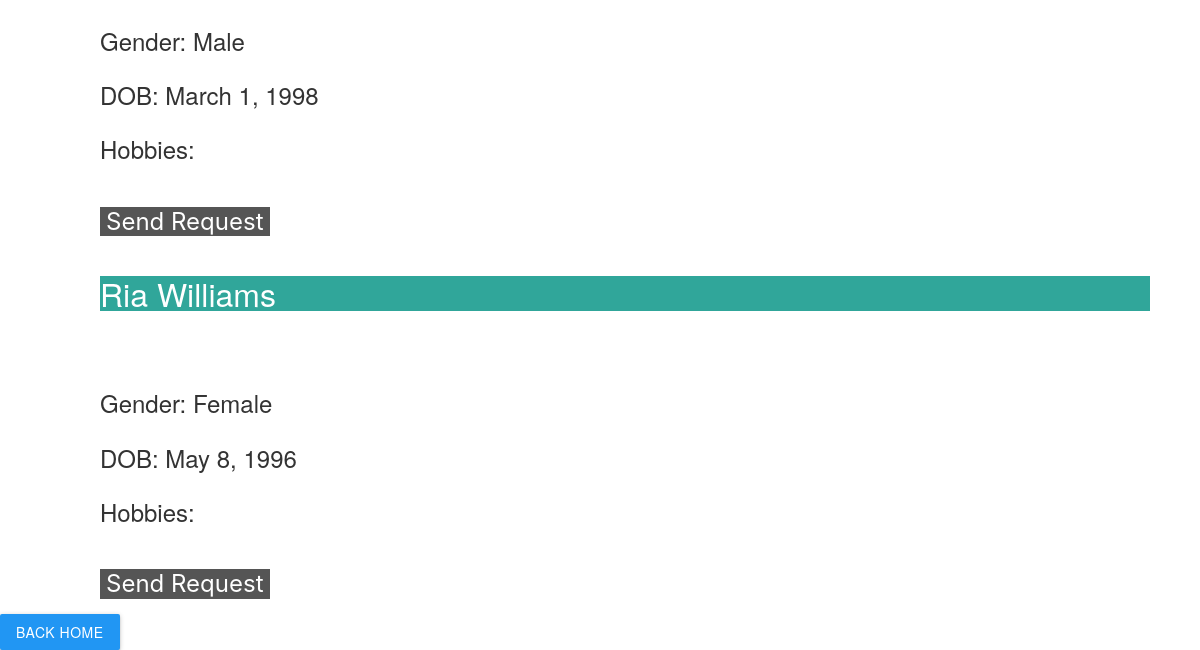
The app's page /all-users (signed in, lower part), older data.
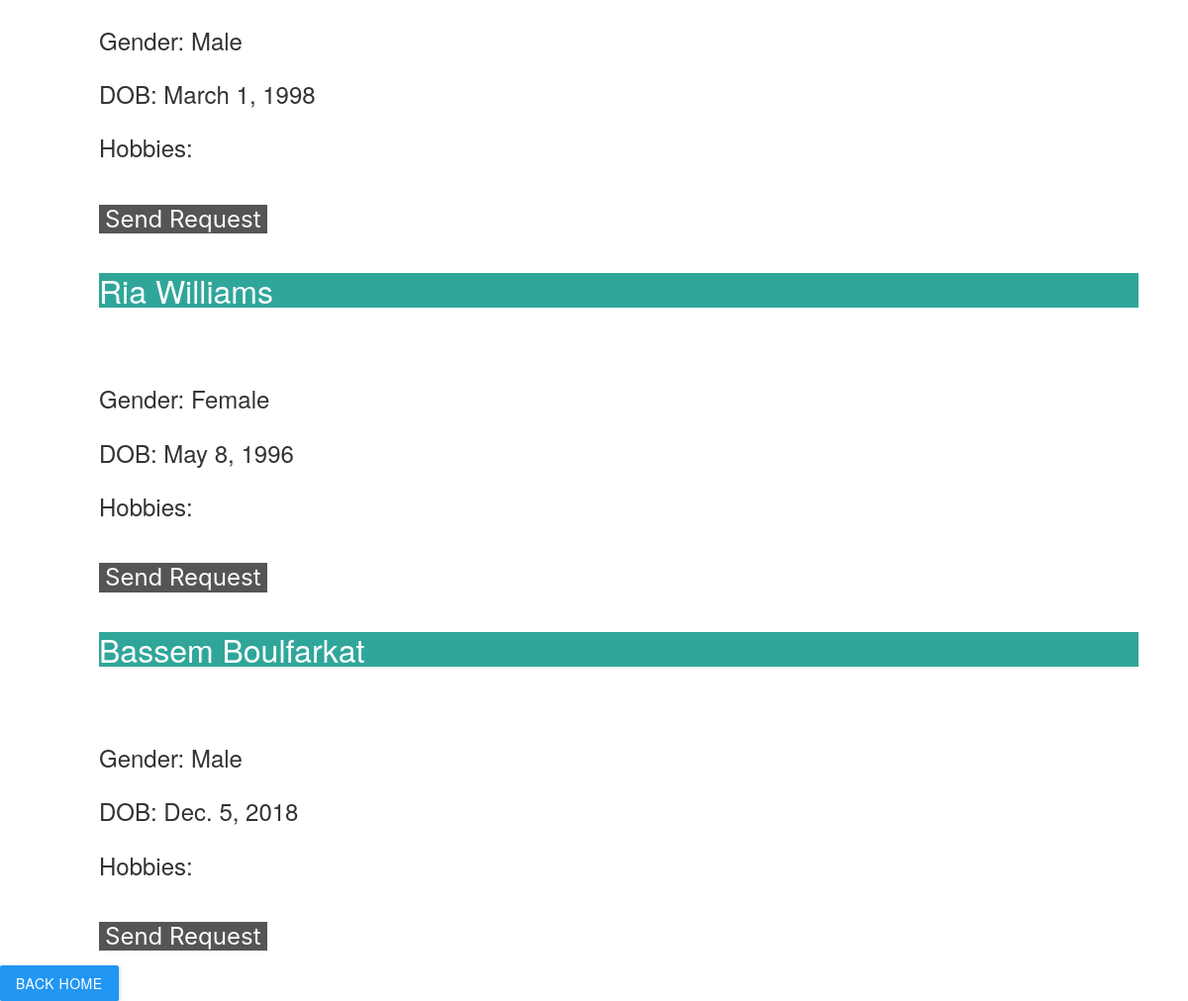
The same page, newer data.
### mainapp/models.py (models this page shows, shortened)
class User(AbstractBaseUser, PermissionsMixin):
    GENDERS = (
        ("Male", "Male"),
        ("Female", "Female"),
        ("Other", "Other")
    )
    username = models.CharField('username', unique=True, max_length=30)
    first_name = models.CharField('first name', max_length=30, blank=True)
    last_name = models.CharField('last name', max_length=30, blank=True)
    email = models.EmailField('email address', unique=True, blank=True)
    is_active = models.BooleanField('active', default=True)
    is_staff = models.BooleanField('staff', default=False)
    dp = models.ImageField(upload_to='display_pictures/', null=True, blank=True)
    dob = models.DateField('Date of Birth', blank=True, null=True)
    gender = models.CharField('Gender', max_length=30, choices=GENDERS, null=True)
    hobbies = models.ManyToManyField(Hobby, blank=True, related_name="users")
    friends = models.ManyToManyField("self")
    objects = UserManager()
    USERNAME_FIELD = 'username'  # Necessary for IDing necessary Field
    REQUIRED_FIELDS = ['first_name', 'last_name']  # List of field names that will be prompted when creating superuser.
    class Meta:
        verbose_name = 'user'
        verbose_name_plural = 'users'
    def get_full_name(self):
        full_name = '%s %s' % (self.first_name, self.last_name)
        return full_name.strip()

### mainapp/views.py (the view)
# urls.py: path('all-users', main_v.see_all, name='see-all'),
@login_required(login_url='login')
def see_all(request):
    user: User = request.user  # using type-hinting to force PyCharm to give template variable hints.
    return render(request, 'mainapp/all_user_view.html',
                  context={'user': user, 'users': User.objects.all(), 'title': "All users"})

### templates/mainapp/all_user_view.html (shortened to what this page needs)
{% extends 'base.html' %}
{% load static %}
{% block css_section %}
    <link rel="stylesheet" href="static/css/allusers.css">
{% endblock %}
{% block main_content_section %}
    <div id="all_users">
        {% for u in users %}
            {% if u.username != user.username %}
                <div>
                    <h2>{{ u.get_full_name }}</h2>
                    <p>Gender: {{ u.gender }}</p>
                    <p>DOB: {{ u.dob }}</p>
                    <p>Hobbies: </p>
                {% if u not in user.friends.all %}
                    <button type="button" id="Send_req_{{ u.id }}" onclick="send_request({{ u.id }})">Send Request</button>
                    {% else %}
                    <p>Already a friend!</p>
                {% endif %}
                </div>
            {% endif %}
        {% endfor %}
        <a class="btn waves-effect waves-light blue edit-btn" type="button" id="home" href="{% url 'home' %}">Back Home</a>
    </div>
{% endblock %}

### templates/base.html (shortened to what this page needs)
{% load static %}
<!DOCTYPE html>
<html lang="en">
<head>
    {% block bootstrapping %}
        <link rel="stylesheet" href="https://maxcdn.bootstrapcdn.com/bootstrap/3.3.7/css/bootstrap.min.css">
    <link rel="stylesheet" href="https://cdnjs.cloudflare.com/ajax/libs/normalize/8.0.1/normalize.min.css"/>
    <link rel="stylesheet" href="https://cdnjs.cloudflare.com/ajax/libs/materialize/1.0.0/css/materialize.min.css"/>
    {% endblock %}
    {% block css_section %}
    {% endblock %}
</head>
<body>
{% block main_content_section %}
{% endblock %}
</body>
</html>

### static/css/allusers.css (style rules this page uses)
h2 { background-color: #30a69a; color: #FFFFFF; border: 1px #30a69a; margin: 25px 50px 75px 100px; font-size: xx-large; }
p { font-size: x-large; border: 1px; margin: 20px 50px 15px 100px; }
button { font-size: x-large; border: 1px; margin: 20px 50px 15px 100px; background-color: #555555; color:white; }

Row changes from the older to the newer data that the page shows:
added User: get_full_name "Bassem Boulfarkat", gender "Male", dob "Dec. 5, 2018"
